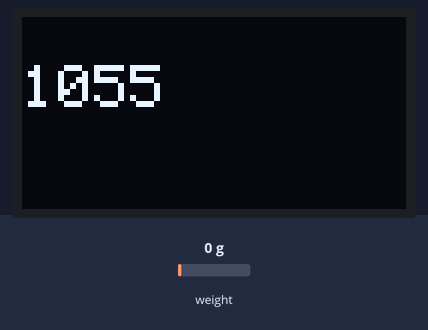
Recording of a sketch running on a simulated Arduino Uno, built with avr-gcc and run on an emulated ATmega328P. Parts: 128×64 one-colour display. The test bench sets the inputs (shaded band); at power-on: weight on the scale 0 g.

Above: at 1.2 s.
1.3 s: weight on the scale set to 100 g
At 2.0 s:
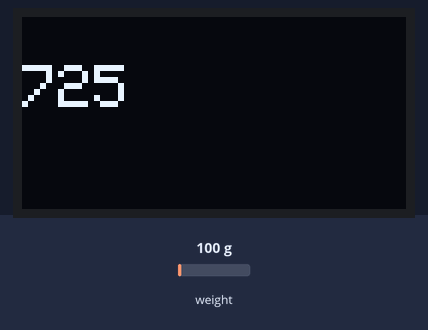
2.8 s: weight on the scale set to 1250 g
At 3.4 s:
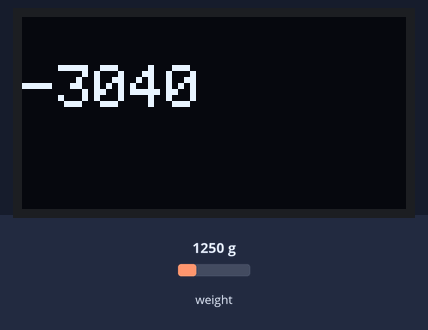
4.3 s: weight on the scale set to 2500 g
At 4.8 s:
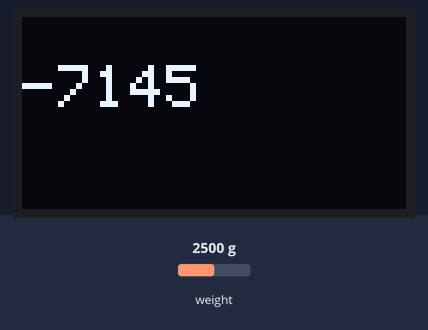
Timing chart, 0 to 7.3 s (numbered marks = the images above; inputs shaded):
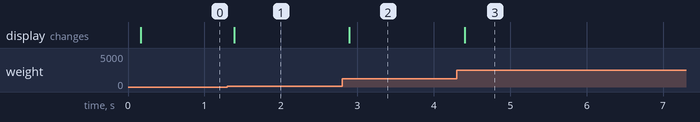

Measured:
- after the input at 1.3 s, the display: changes after 0.09 s (image 1)
- after the input at 2.8 s, the display: changes after 0.10 s (image 2)
- after the input at 4.3 s, the display: changes after 0.10 s (image 3)

The sketch:

izomteszt_micro.ino
```cpp
#include "HX711.h"
#include<Wire.h>
#include <SoftwareSerial.h>
#include <SPI.h>
#include <Adafruit_SSD1306.h>

// HX711 circuit wiring
const int LOADCELL_DOUT_PIN = 2;
const int LOADCELL_SCK_PIN = 3;

const int ledPin =  13;      // the number of the LED pin
const int buttonPin = 10;     // the number of the pushbutton pin
int buttonState = 0;         // variable for reading the pushbutton status

int offset=0;
int val;
int analog;
long reading = 0;
int x = 0;

#define SCREEN_WIDTH 128 // OLED display width, in pixels
#define SCREEN_HEIGHT 64
#define OLED_RESET 4
Adafruit_SSD1306 display(OLED_RESET);

HX711 scale;

void setup() {
  Serial.begin(9600);
  display.begin(SSD1306_SWITCHCAPVCC, 0x3C);
  scale.begin(LOADCELL_DOUT_PIN, LOADCELL_SCK_PIN);
}

void display0()
{
display.clearDisplay();
display.setTextColor(WHITE);
display.setTextSize(2);
display.setCursor(0,0);
display.println();
display.println(x);
display.display();
}

void loop() {
if (scale.is_ready()) {
    long reading = scale.read();
    reading=reading-132700;
    reading=reading/640;
    x=reading;
    x=x*5;
    x=x-20;
    x=x*-1;

  } else {
    //Serial.println("HX711 not found.");
  }

  display0();
  delay(10);
}
```
